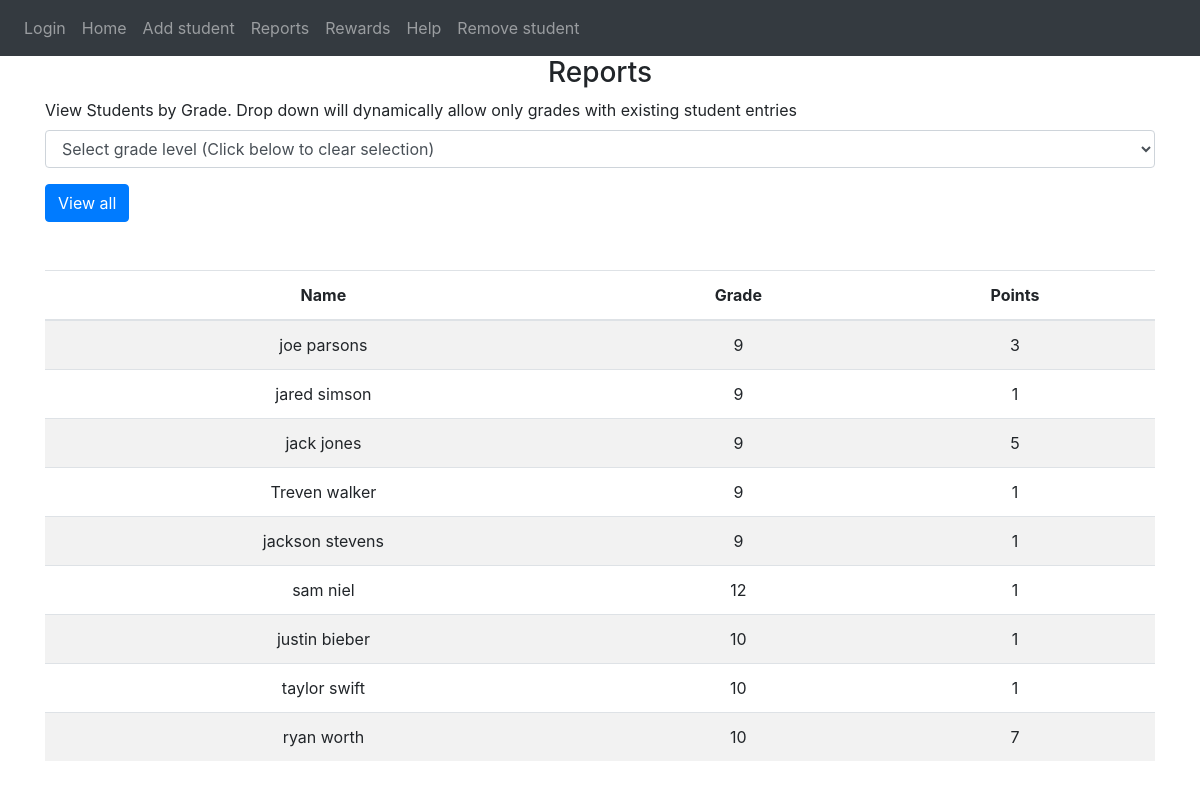
The page /reports on the database as committed earlier.
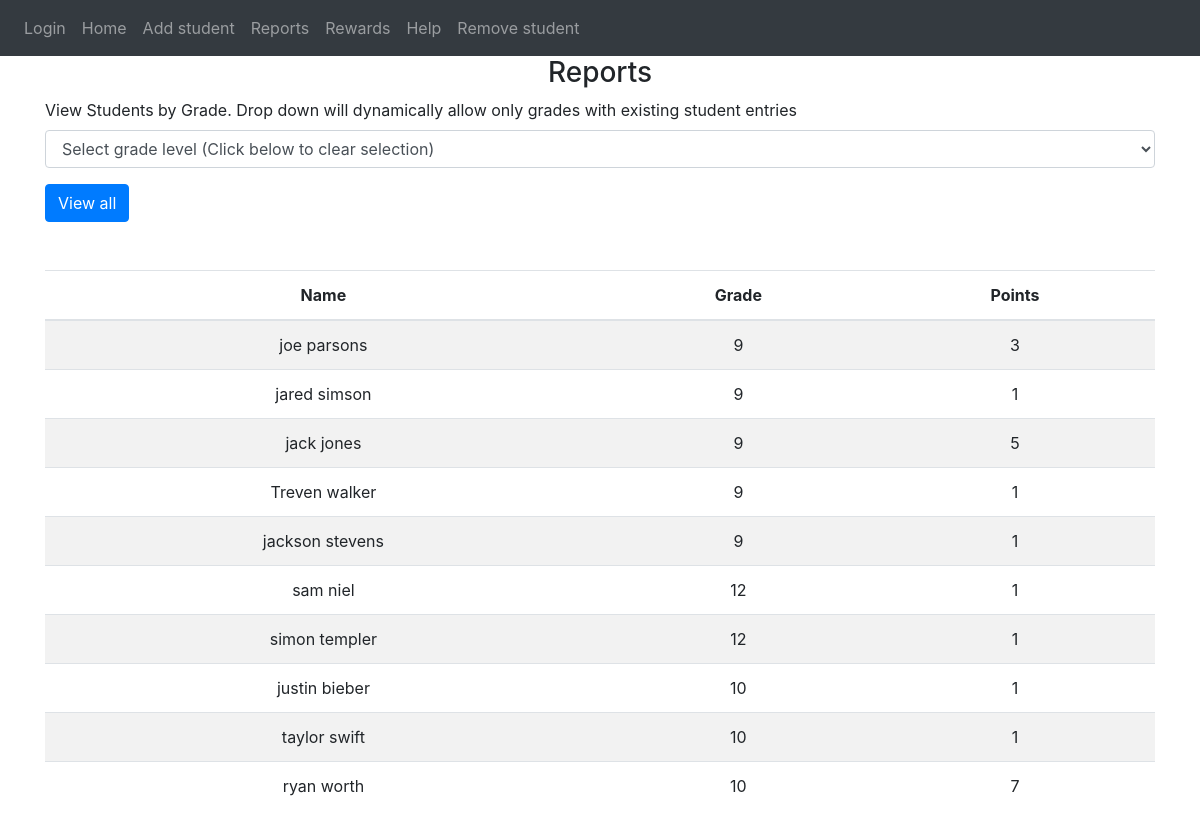
The same page on the database as committed later.
### website/models.py (models this page shows)
class User(db.Model, UserMixin):
    id = db.Column(db.Integer, primary_key=True )
    student_name = db.Column(db.String(150))
    event_name = db.Column(db.String(150))
    grade_level = db.Column(db.String(150))

### website/auth.py (the view)
@auth.route('/reports', methods=['GET','POST'])
def reports():
    if request.method == 'POST':
        grade_level = request.form.get('grades_field')
        print("Printing gradelevel")
        print(grade_level)
        if grade_level is None or grade_level == "":
            flash('No grade selected', category='success')
        else:
            flash('Grade level selected is ' + grade_level, category='success')
    else:
        grade_level = None
    uniqueStudentList = User.query.with_entities(User.student_name, User.grade_level).distinct()
    studentPointsList=[]
    grade_set = {}
    for eachUStd in uniqueStudentList:
        if eachUStd.grade_level not in grade_set.keys():
            grade_set[eachUStd.grade_level] = eachUStd.grade_level
        if grade_level is None or not grade_level or eachUStd.grade_level == grade_level:
            pointsPerStudent = User.query.filter_by(student_name=eachUStd.student_name).count()
            eachStudentPoint = []
            eachStudentPoint.append(eachUStd.student_name)
            eachStudentPoint.append(eachUStd.grade_level)
            eachStudentPoint.append(pointsPerStudent)
            studentPointsList.append(eachStudentPoint)
    studentPointsList.sort(key=lambda eachStudentPoint: eachStudentPoint[1], reverse=True)
    return render_template("reports.html", studentView=studentPointsList, gradesInput=grade_set)

### website/templates/reports.html (shortened to what this page needs)
{% extends "base.html" %} {% block title %}Changed{% endblock %}
{% block content %}
<form method="post">
  <h3 align="center">Reports</h3>
  <div class="form-group">
    <label align="center">View Students by Grade. Drop down will dynamically allow only grades with existing student entries</label>
    <select name="grades_field" class="form-control" method="GET" action="/" onchange="this.form.submit()">
      <option value="{{gradesInput[0]}}" selected> Select grade level (Click below to clear selection) </option>
    </select>
</div>
<button type="submit" class="btn btn-primary">View all</button>
</form>
<br />
<br />
 <table id="data" class="table table-striped">
  <thead>
    <tr align="center">
      <th>Name</th>
      <th>Grade</th>
      <th>Points</th>
    </tr>
  </thead>
  <tbody>
    {% for student in studentView %}
      <tr align="center">
        <td>{{ student[0]}}</td>
        <td>{{ student[1]}}</td>
        <td>{{ student[2]}}</td>
      </tr>
    {% endfor %}
  </tbody>
</table>
{% endblock %}

### website/templates/base.html (shortened to what this page needs)
<!DOCTYPE html>
<html>
  <head>
    <link
      rel="stylesheet"
      href="https://stackpath.bootstrapcdn.com/bootstrap/4.4.1/css/bootstrap.min.css"
    />
    <link
      rel="stylesheet"
      href="https://stackpath.bootstrapcdn.com/font-awesome/4.7.0/css/font-awesome.min.css"
    />
  </head>
  <body>
    <nav class="navbar navbar-expand-lg navbar-dark bg-dark">
      <div class="collapse navbar-collapse" id="navbar">
        <div class="navbar-nav">
            <a class="nav-item nav-link" id="login" href="/login">Login</a>
            <a class="nav-item nav-link" id="home" href="/">Home</a>
            <a class="nav-item nav-link" id="addstudent" href="/addstudent">Add student</a>
            <a class="nav-item nav-link" id="reports" href="/reports">Reports</a>
            <a class="nav-item nav-link" id="rewards" href="/rewards">Rewards</a>
            <a class="nav-item nav-link" id="help" href="/help">Help</a>
            <a class="nav-item nav-link" id="remove" href="/remove">Remove student</a>
        </div>
      </div>
    </nav>
    <div class="container">
        {% block content %}
        {% endblock %}
    </div>
  </body>
</html>

Rows that differ between the two databases and show on the page:
added User: student_name "simon templer", grade_level "12", student "1"
